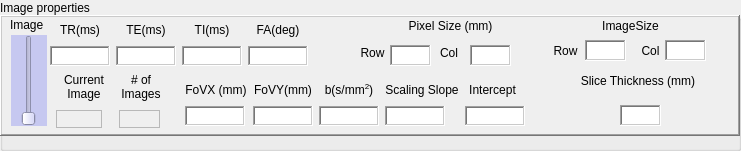
    <widget class="QGroupBox" name="imageBox">
     <property name="geometry">
      <rect>
       <x>10</x>
       <y>325</y>
       <width>741</width>
       <height>151</height>
      </rect>
     </property>
     <property name="title">
      <string>Image properties</string>
     </property>
     <widget class="QFrame" name="frmImageParameters">
      <property name="geometry">
       <rect>
        <x>0</x>
        <y>15</y>
        <width>740</width>
        <height>121</height>
       </rect>
      </property>
      <property name="autoFillBackground">
       <bool>true</bool>
      </property>
      <property name="frameShape">
       <enum>QFrame::WinPanel</enum>
      </property>
      <property name="frameShadow">
       <enum>QFrame::Raised</enum>
      </property>
      <widget class="QSlider" name="vsImage">
       <property name="geometry">
        <rect>
         <x>11</x>
         <y>20</y>
         <width>36</width>
         <height>91</height>
        </rect>
       </property>
       <property name="palette">
        <palette>
         <active>
          <colorrole role="WindowText">
           <brush brushstyle="SolidPattern">
            <color alpha="255">
             <red>0</red>
             <green>0</green>
             <blue>0</blue>
            </color>
           </brush>
          </colorrole>
          <colorrole role="Button">
           <brush brushstyle="SolidPattern">
            <color alpha="255">
             <red>198</red>
             <green>200</green>
             <blue>240</blue>
            </color>
           </brush>
          </colorrole>
          <colorrole role="Light">
           <brush brushstyle="SolidPattern">
            <color alpha="255">
             <red>255</red>
             <green>255</green>
             <blue>255</blue>
            </color>
           </brush>
          </colorrole>
          <colorrole role="Midlight">
           <brush brushstyle="SolidPattern">
            <color alpha="255">
             <red>226</red>
             <green>227</green>
             <blue>247</blue>
            </color>
           </brush>
          </colorrole>
          <colorrole role="Dark">
           <brush brushstyle="SolidPattern">
            <color alpha="255">
             <red>99</red>
             <green>100</green>
             <blue>120</blue>
            </color>
           </brush>
          </colorrole>
          <colorrole role="Mid">
           <brush brushstyle="SolidPattern">
            <color alpha="255">
             <red>132</red>
             <green>133</green>
             <blue>160</blue>
            </color>
           </brush>
          </colorrole>
          <colorrole role="Text">
           <brush brushstyle="SolidPattern">
            <color alpha="255">
             <red>0</red>
             <green>0</green>
             <blue>0</blue>
            </color>
           </brush>
          </colorrole>
          <colorrole role="BrightText">
           <brush brushstyle="SolidPattern">
            <color alpha="255">
             <red>255</red>
             <green>255</green>
             <blue>255</blue>
            </color>
           </brush>
          </colorrole>
          <colorrole role="ButtonText">
           <brush brushstyle="SolidPattern">
            <color alpha="255">
             <red>0</red>
             <green>0</green>
             <blue>0</blue>
            </color>
           </brush>
          </colorrole>
          <colorrole role="Base">
           <brush brushstyle="SolidPattern">
            <color alpha="255">
             <red>255</red>
             <green>255</green>
             <blue>255</blue>
            </color>
           </brush>
          </colorrole>
          <colorrole role="Window">
           <brush brushstyle="SolidPattern">
            <color alpha="255">
             <red>198</red>
             <green>200</green>
             <blue>240</blue>
            </color>
           </brush>
          </colorrole>
          <colorrole role="Shadow">
           <brush brushstyle="SolidPattern">
            <color alpha="255">
             <red>0</red>
             <green>0</green>
             <blue>0</blue>
            </color>
           </brush>
          </colorrole>
          <colorrole role="AlternateBase">
           <brush brushstyle="SolidPattern">
            <color alpha="255">
             <red>226</red>
             <green>227</green>
             <blue>247</blue>
            </color>
           </brush>
          </colorrole>
          <colorrole role="ToolTipBase">
           <brush brushstyle="SolidPattern">
            <color alpha="255">
             <red>255</red>
             <green>255</green>
             <blue>220</blue>
            </color>
           </brush>
          </colorrole>
          <colorrole role="ToolTipText">
           <brush brushstyle="SolidPattern">
            <color alpha="255">
             <red>0</red>
             <green>0</green>
             <blue>0</blue>
            </color>
           </brush>
          </colorrole>
         </active>
         <inactive>
          <colorrole role="WindowText">
           <brush brushstyle="SolidPattern">
            <color alpha="255">
             <red>0</red>
             <green>0</green>
             <blue>0</blue>
            </color>
           </brush>
          </colorrole>
          <colorrole role="Button">
           <brush brushstyle="SolidPattern">
            <color alpha="255">
             <red>198</red>
             <green>200</green>
             <blue>240</blue>
            </color>
           </brush>
          </colorrole>
          <colorrole role="Light">
           <brush brushstyle="SolidPattern">
            <color alpha="255">
             <red>255</red>
             <green>255</green>
             <blue>255</blue>
            </color>
           </brush>
          </colorrole>
          <colorrole role="Midlight">
           <brush brushstyle="SolidPattern">
            <color alpha="255">
             <red>226</red>
             <green>227</green>
             <blue>247</blue>
            </color>
           </brush>
          </colorrole>
          <colorrole role="Dark">
           <brush brushstyle="SolidPattern">
            <color alpha="255">
             <red>99</red>
             <green>100</green>
             <blue>120</blue>
            </color>
           </brush>
          </colorrole>
          <colorrole role="Mid">
           <brush brushstyle="SolidPattern">
            <color alpha="255">
             <red>132</red>
             <green>133</green>
             <blue>160</blue>
            </color>
           </brush>
          </colorrole>
          <colorrole role="Text">
           <brush brushstyle="SolidPattern">
            <color alpha="255">
             <red>0</red>
             <green>0</green>
             <blue>0</blue>
            </color>
           </brush>
          </colorrole>
          <colorrole role="BrightText">
           <brush brushstyle="SolidPattern">
            <color alpha="255">
             <red>255</red>
             <green>255</green>
             <blue>255</blue>
            </color>
           </brush>
          </colorrole>
          <colorrole role="ButtonText">
           <brush brushstyle="SolidPattern">
            <color alpha="255">
             <red>0</red>
             <green>0</green>
             <blue>0</blue>
            </color>
           </brush>
          </colorrole>
          <colorrole role="Base">
           <brush brushstyle="SolidPattern">
            <color alpha="255">
             <red>255</red>
             <green>255</green>
             <blue>255</blue>
            </color>
           </brush>
          </colorrole>
          <colorrole role="Window">
           <brush brushstyle="SolidPattern">
            <color alpha="255">
             <red>198</red>
             <green>200</green>
             <blue>240</blue>
            </color>
           </brush>
          </colorrole>
          <colorrole role="Shadow">
           <brush brushstyle="SolidPattern">
            <color alpha="255">
             <red>0</red>
             <green>0</green>
             <blue>0</blue>
            </color>
           </brush>
          </colorrole>
          <colorrole role="AlternateBase">
           <brush brushstyle="SolidPattern">
            <color alpha="255">
             <red>226</red>
             <green>227</green>
             <blue>247</blue>
            </color>
           </brush>
          </colorrole>
          <colorrole role="ToolTipBase">
           <brush brushstyle="SolidPattern">
            <color alpha="255">
             <red>255</red>
             <green>255</green>
             <blue>220</blue>
            </color>
           </brush>
          </colorrole>
          <colorrole role="ToolTipText">
           <brush brushstyle="SolidPattern">
            <color alpha="255">
             <red>0</red>
             <green>0</green>
             <blue>0</blue>
            </color>
           </brush>
          </colorrole>
         </inactive>
         <disabled>
          <colorrole role="WindowText">
           <brush brushstyle="SolidPattern">
            <color alpha="255">
             <red>99</red>
             <green>100</green>
             <blue>120</blue>
            </color>
           </brush>
          </colorrole>
          <colorrole role="Button">
           <brush brushstyle="SolidPattern">
            <color alpha="255">
             <red>198</red>
             <green>200</green>
             <blue>240</blue>
            </color>
           </brush>
          </colorrole>
          <colorrole role="Light">
           <brush brushstyle="SolidPattern">
            <color alpha="255">
             <red>255</red>
             <green>255</green>
             <blue>255</blue>
            </color>
           </brush>
          </colorrole>
          <colorrole role="Midlight">
           <brush brushstyle="SolidPattern">
            <color alpha="255">
             <red>226</red>
             <green>227</green>
             <blue>247</blue>
            </color>
           </brush>
          </colorrole>
          <colorrole role="Dark">
           <brush brushstyle="SolidPattern">
            <color alpha="255">
             <red>99</red>
             <green>100</green>
             <blue>120</blue>
            </color>
           </brush>
          </colorrole>
          <colorrole role="Mid">
           <brush brushstyle="SolidPattern">
            <color alpha="255">
             <red>132</red>
             <green>133</green>
             <blue>160</blue>
            </color>
           </brush>
          </colorrole>
          <colorrole role="Text">
           <brush brushstyle="SolidPattern">
            <color alpha="255">
             <red>99</red>
             <green>100</green>
             <blue>120</blue>
            </color>
           </brush>
          </colorrole>
          <colorrole role="BrightText">
           <brush brushstyle="SolidPattern">
            <color alpha="255">
             <red>255</red>
             <green>255</green>
             <blue>255</blue>
            </color>
           </brush>
          </colorrole>
          <colorrole role="ButtonText">
           <brush brushstyle="SolidPattern">
            <color alpha="255">
             <red>99</red>
             <green>100</green>
             <blue>120</blue>
            </color>
           </brush>
          </colorrole>
          <colorrole role="Base">
           <brush brushstyle="SolidPattern">
            <color alpha="255">
             <red>198</red>
             <green>200</green>
             <blue>240</blue>
            </color>
           </brush>
          </colorrole>
          <colorrole role="Window">
           <brush brushstyle="SolidPattern">
            <color alpha="255">
             <red>198</red>
             <green>200</green>
             <blue>240</blue>
            </color>
           </brush>
          </colorrole>
          <colorrole role="Shadow">
           <brush brushstyle="SolidPattern">
            <color alpha="255">
             <red>0</red>
             <green>0</green>
             <blue>0</blue>
            </color>
           </brush>
          </colorrole>
          <colorrole role="AlternateBase">
           <brush brushstyle="SolidPattern">
            <color alpha="255">
             <red>198</red>
             <green>200</green>
             <blue>240</blue>
            </color>
           </brush>
          </colorrole>
          <colorrole role="ToolTipBase">
           <brush brushstyle="SolidPattern">
            <color alpha="255">
             <red>255</red>
             <green>255</green>
             <blue>220</blue>
            </color>
           </brush>
          </colorrole>
          <colorrole role="ToolTipText">
           <brush brushstyle="SolidPattern">
            <color alpha="255">
             <red>0</red>
             <green>0</green>
             <blue>0</blue>
            </color>
           </brush>
          </colorrole>
         </disabled>
        </palette>
       </property>
       <property name="autoFillBackground">
        <bool>true</bool>
       </property>
       <property name="minimum">
        <number>1</number>
       </property>
       <property name="pageStep">
        <number>1</number>
       </property>
       <property name="orientation">
        <enum>Qt::Vertical</enum>
       </property>
       <property name="invertedAppearance">
        <bool>false</bool>
       </property>
       <property name="tickPosition">
        <enum>QSlider::NoTicks</enum>
       </property>
      </widget>
      <widget class="QTextEdit" name="lblSliceThickness">
       <property name="geometry">
        <rect>
         <x>620</x>
         <y>90</y>
         <width>41</width>
         <height>21</height>
        </rect>
       </property>
       <property name="frameShape">
        <enum>QFrame::WinPanel</enum>
       </property>
       <property name="verticalScrollBarPolicy">
        <enum>Qt::ScrollBarAlwaysOff</enum>
       </property>
      </widget>
      <widget class="QTextEdit" name="lblColumns">
       <property name="enabled">
        <bool>true</bool>
       </property>
       <property name="geometry">
        <rect>
         <x>665</x>
         <y>25</y>
         <width>41</width>
         <height>21</height>
        </rect>
       </property>
       <property name="frameShape">
        <enum>QFrame::WinPanel</enum>
       </property>
       <property name="verticalScrollBarPolicy">
        <enum>Qt::ScrollBarAlwaysOff</enum>
       </property>
      </widget>
      <widget class="QLabel" name="label_13">
       <property name="geometry">
        <rect>
         <x>580</x>
         <y>50</y>
         <width>116</width>
         <height>32</height>
        </rect>
       </property>
       <property name="text">
        <string>Slice Thickness (mm)</string>
       </property>
       <property name="alignment">
        <set>Qt::AlignCenter</set>
       </property>
       <property name="wordWrap">
        <bool>true</bool>
       </property>
      </widget>
      <widget class="QTextEdit" name="lblRows">
       <property name="enabled">
        <bool>true</bool>
       </property>
       <property name="geometry">
        <rect>
         <x>585</x>
         <y>25</y>
         <width>41</width>
         <height>21</height>
        </rect>
       </property>
       <property name="frameShape">
        <enum>QFrame::WinPanel</enum>
       </property>
       <property name="verticalScrollBarPolicy">
        <enum>Qt::ScrollBarAlwaysOff</enum>
       </property>
      </widget>
      <widget class="QLabel" name="label_18">
       <property name="geometry">
        <rect>
         <x>595</x>
         <y>0</y>
         <width>71</width>
         <height>21</height>
        </rect>
       </property>
       <property name="text">
        <string>ImageSize</string>
       </property>
       <property name="alignment">
        <set>Qt::AlignCenter</set>
       </property>
       <property name="wordWrap">
        <bool>true</bool>
       </property>
      </widget>
      <widget class="QLabel" name="label_21">
       <property name="geometry">
        <rect>
         <x>635</x>
         <y>25</y>
         <width>31</width>
         <height>21</height>
        </rect>
       </property>
       <property name="text">
        <string>Col</string>
       </property>
       <property name="alignment">
        <set>Qt::AlignCenter</set>
       </property>
       <property name="wordWrap">
        <bool>true</bool>
       </property>
      </widget>
      <widget class="QLabel" name="label_24">
       <property name="geometry">
        <rect>
         <x>550</x>
         <y>25</y>
         <width>31</width>
         <height>21</height>
        </rect>
       </property>
       <property name="text">
        <string>Row</string>
       </property>
       <property name="alignment">
        <set>Qt::AlignCenter</set>
       </property>
       <property name="wordWrap">
        <bool>true</bool>
       </property>
      </widget>
      <widget class="QLabel" name="label_20">
       <property name="geometry">
        <rect>
         <x>10</x>
         <y>0</y>
         <width>43</width>
         <height>19</height>
        </rect>
       </property>
       <property name="layoutDirection">
        <enum>Qt::LeftToRight</enum>
       </property>
       <property name="text">
        <string>Image</string>
       </property>
      </widget>
      <widget class="QLabel" name="label_23">
       <property name="geometry">
        <rect>
         <x>400</x>
         <y>0</y>
         <width>101</width>
         <height>21</height>
        </rect>
       </property>
       <property name="text">
        <string>Pixel Size (mm)</string>
       </property>
       <property name="alignment">
        <set>Qt::AlignCenter</set>
       </property>
      </widget>
      <widget class="QLabel" name="label_17">
       <property name="geometry">
        <rect>
         <x>360</x>
         <y>30</y>
         <width>25</width>
         <height>16</height>
        </rect>
       </property>
       <property name="text">
        <string>Row</string>
       </property>
       <property name="alignment">
        <set>Qt::AlignCenter</set>
       </property>
       <property name="wordWrap">
        <bool>true</bool>
       </property>
      </widget>
      <widget class="QTextEdit" name="lblPixelSpacingRow">
       <property name="enabled">
        <bool>true</bool>
       </property>
       <property name="geometry">
        <rect>
         <x>390</x>
         <y>30</y>
         <width>41</width>
         <height>21</height>
        </rect>
       </property>
       <property name="frameShape">
        <enum>QFrame::WinPanel</enum>
       </property>
       <property name="verticalScrollBarPolicy">
        <enum>Qt::ScrollBarAlwaysOff</enum>
       </property>
      </widget>
      <widget class="QLabel" name="label_22">
       <property name="geometry">
        <rect>
         <x>440</x>
         <y>30</y>
         <width>18</width>
         <height>16</height>
        </rect>
       </property>
       <property name="text">
        <string>Col</string>
       </property>
       <property name="alignment">
        <set>Qt::AlignCenter</set>
       </property>
       <property name="wordWrap">
        <bool>true</bool>
       </property>
      </widget>
      <widget class="QTextEdit" name="lblPixelSpacingCol">
       <property name="enabled">
        <bool>true</bool>
       </property>
       <property name="geometry">
        <rect>
         <x>470</x>
         <y>30</y>
         <width>41</width>
         <height>21</height>
        </rect>
       </property>
       <property name="frameShape">
        <enum>QFrame::WinPanel</enum>
       </property>
       <property name="verticalScrollBarPolicy">
        <enum>Qt::ScrollBarAlwaysOff</enum>
       </property>
      </widget>
      <widget class="QLabel" name="lblnImages">
       <property name="geometry">
        <rect>
         <x>119</x>
         <y>95</y>
         <width>41</width>
         <height>18</height>
        </rect>
       </property>
       <property name="frameShape">
        <enum>QFrame::StyledPanel</enum>
       </property>
       <property name="text">
        <string/>
       </property>
      </widget>
      <widget class="QLabel" name="label_10">
       <property name="geometry">
        <rect>
         <x>56</x>
         <y>56</y>
         <width>56</width>
         <height>32</height>
        </rect>
       </property>
       <property name="text">
        <string>Current Image</string>
       </property>
       <property name="alignment">
        <set>Qt::AlignCenter</set>
       </property>
       <property name="wordWrap">
        <bool>true</bool>
       </property>
      </widget>
      <widget class="QLabel" name="lblCurrentImage">
       <property name="geometry">
        <rect>
         <x>56</x>
         <y>95</y>
         <width>46</width>
         <height>18</height>
        </rect>
       </property>
       <property name="frameShape">
        <enum>QFrame::StyledPanel</enum>
       </property>
       <property name="text">
        <string/>
       </property>
      </widget>
      <widget class="QLabel" name="label_11">
       <property name="geometry">
        <rect>
         <x>119</x>
         <y>56</y>
         <width>44</width>
         <height>32</height>
        </rect>
       </property>
       <property name="text">
        <string># of Images</string>
       </property>
       <property name="alignment">
        <set>Qt::AlignCenter</set>
       </property>
       <property name="wordWrap">
        <bool>true</bool>
       </property>
      </widget>
      <widget class="QWidget" name="layoutWidget">
       <property name="geometry">
        <rect>
         <x>50</x>
         <y>5</y>
         <width>312</width>
         <height>46</height>
        </rect>
       </property>
       <layout class="QGridLayout" name="gridLayout_2">
        <property name="sizeConstraint">
         <enum>QLayout::SetMaximumSize</enum>
        </property>
        <item row="0" column="2">
         <widget class="QLabel" name="label_12">
          <property name="text">
           <string>TI(ms)</string>
          </property>
          <property name="alignment">
           <set>Qt::AlignCenter</set>
          </property>
         </widget>
        </item>
        <item row="0" column="0">
         <widget class="QLabel" name="label_15">
          <property name="text">
           <string>TR(ms)</string>
          </property>
          <property name="alignment">
           <set>Qt::AlignCenter</set>
          </property>
         </widget>
        </item>
        <item row="0" column="1">
         <widget class="QLabel" name="label_16">
          <property name="text">
           <string>TE(ms)</string>
          </property>
          <property name="alignment">
           <set>Qt::AlignCenter</set>
          </property>
          <property name="wordWrap">
           <bool>true</bool>
          </property>
         </widget>
        </item>
        <item row="1" column="0">
         <widget class="QTextEdit" name="lblTR">
          <property name="maximumSize">
           <size>
            <width>60</width>
            <height>20</height>
           </size>
          </property>
          <property name="frameShape">
           <enum>QFrame::WinPanel</enum>
          </property>
          <property name="verticalScrollBarPolicy">
           <enum>Qt::ScrollBarAlwaysOff</enum>
          </property>
         </widget>
        </item>
        <item row="0" column="3">
         <widget class="QLabel" name="label_19">
          <property name="text">
           <string>FA(deg)</string>
          </property>
          <property name="alignment">
           <set>Qt::AlignCenter</set>
          </property>
         </widget>
        </item>
        <item row="1" column="2">
         <widget class="QTextEdit" name="lblTI">
          <property name="maximumSize">
           <size>
            <width>60</width>
            <height>20</height>
           </size>
          </property>
          <property name="frameShape">
           <enum>QFrame::WinPanel</enum>
          </property>
          <property name="verticalScrollBarPolicy">
           <enum>Qt::ScrollBarAlwaysOff</enum>
          </property>
         </widget>
        </item>
        <item row="1" column="1">
         <widget class="QTextEdit" name="lblTE">
          <property name="maximumSize">
           <size>
            <width>60</width>
            <height>20</height>
           </size>
          </property>
          <property name="frameShape">
           <enum>QFrame::WinPanel</enum>
          </property>
          <property name="verticalScrollBarPolicy">
           <enum>Qt::ScrollBarAlwaysOff</enum>
          </property>
         </widget>
        </item>
        <item row="1" column="3">
         <widget class="QTextEdit" name="lblFA">
          <property name="maximumSize">
           <size>
            <width>60</width>
            <height>20</height>
           </size>
          </property>
          <property name="frameShape">
           <enum>QFrame::WinPanel</enum>
          </property>
          <property name="verticalScrollBarPolicy">
           <enum>Qt::ScrollBarAlwaysOff</enum>
          </property>
         </widget>
        </item>
       </layout>
      </widget>
      <widget class="QWidget" name="layoutWidget">
       <property name="geometry">
        <rect>
         <x>185</x>
         <y>65</y>
         <width>396</width>
         <height>46</height>
        </rect>
       </property>
       <layout class="QGridLayout" name="gridLayout_3">
        <item row="0" column="0">
         <widget class="QLabel" name="label_33">
          <property name="text">
           <string>FoVX (mm)</string>
          </property>
          <property name="alignment">
           <set>Qt::AlignCenter</set>
          </property>
          <property name="wordWrap">
           <bool>true</bool>
          </property>
         </widget>
        </item>
        <item row="0" column="2">
         <widget class="QLabel" name="label_25">
          <property name="text">
           <string>&lt;html&gt;&lt;head/&gt;&lt;body&gt;&lt;p&gt;b(s/mm&lt;span style=&quot; vertical-align:super;&quot;&gt;2&lt;/span&gt;)&lt;/p&gt;&lt;/body&gt;&lt;/html&gt;</string>
          </property>
          <property name="alignment">
           <set>Qt::AlignCenter</set>
          </property>
          <property name="wordWrap">
           <bool>true</bool>
          </property>
         </widget>
        </item>
        <item row="0" column="1">
         <widget class="QLabel" name="label_32">
          <property name="text">
           <string>FoVY(mm)</string>
          </property>
          <property name="alignment">
           <set>Qt::AlignCenter</set>
          </property>
          <property name="wordWrap">
           <bool>true</bool>
          </property>
         </widget>
        </item>
        <item row="1" column="0">
         <widget class="QTextEdit" name="lblFoVX">
          <property name="maximumSize">
           <size>
            <width>60</width>
            <height>20</height>
           </size>
          </property>
          <property name="frameShape">
           <enum>QFrame::WinPanel</enum>
          </property>
          <property name="verticalScrollBarPolicy">
           <enum>Qt::ScrollBarAlwaysOff</enum>
          </property>
         </widget>
        </item>
        <item row="1" column="1">
         <widget class="QTextEdit" name="lblFoVY">
          <property name="maximumSize">
           <size>
            <width>60</width>
            <height>20</height>
           </size>
          </property>
          <property name="frameShape">
           <enum>QFrame::WinPanel</enum>
          </property>
          <property name="verticalScrollBarPolicy">
           <enum>Qt::ScrollBarAlwaysOff</enum>
          </property>
         </widget>
        </item>
        <item row="1" column="2">
         <widget class="QTextEdit" name="lblbValue">
          <property name="maximumSize">
           <size>
            <width>60</width>
            <height>20</height>
           </size>
          </property>
          <property name="frameShape">
           <enum>QFrame::WinPanel</enum>
          </property>
          <property name="verticalScrollBarPolicy">
           <enum>Qt::ScrollBarAlwaysOff</enum>
          </property>
         </widget>
        </item>
        <item row="1" column="3">
         <widget class="QTextEdit" name="lblScaleSlope">
          <property name="maximumSize">
           <size>
            <width>60</width>
            <height>20</height>
           </size>
          </property>
          <property name="font">
           <font>
            <family>Arial</family>
           </font>
          </property>
          <property name="frameShape">
           <enum>QFrame::WinPanel</enum>
          </property>
          <property name="verticalScrollBarPolicy">
           <enum>Qt::ScrollBarAlwaysOff</enum>
          </property>
         </widget>
        </item>
        <item row="1" column="4" colspan="2">
         <widget class="QTextEdit" name="lblScaleIntercept">
          <property name="maximumSize">
           <size>
            <width>60</width>
            <height>20</height>
           </size>
          </property>
          <property name="font">
           <font>
            <family>Arial</family>
           </font>
          </property>
          <property name="frameShape">
           <enum>QFrame::WinPanel</enum>
          </property>
          <property name="verticalScrollBarPolicy">
           <enum>Qt::ScrollBarAlwaysOff</enum>
          </property>
         </widget>
        </item>
        <item row="0" column="3">
         <widget class="QLabel" name="label_51">
          <property name="text">
           <string>Scaling Slope</string>
          </property>
          <property name="alignment">
           <set>Qt::AlignCenter</set>
          </property>
          <property name="wordWrap">
           <bool>true</bool>
          </property>
         </widget>
        </item>
        <item row="0" column="4">
         <widget class="QLabel" name="label_50">
          <property name="text">
           <string>Intercept</string>
          </property>
          <property name="alignment">
           <set>Qt::AlignCenter</set>
          </property>
          <property name="wordWrap">
           <bool>true</bool>
          </property>
         </widget>
        </item>
       </layout>
      </widget>
      <zorder>layoutWidget</zorder>
      <zorder>layoutWidget</zorder>
      <zorder>label_23</zorder>
      <zorder>label_17</zorder>
      <zorder>lblPixelSpacingRow</zorder>
      <zorder>label_22</zorder>
      <zorder>lblPixelSpacingCol</zorder>
      <zorder>lblnImages</zorder>
      <zorder>label_10</zorder>
      <zorder>lblCurrentImage</zorder>
      <zorder>label_11</zorder>
      <zorder>vsImage</zorder>
      <zorder>lblSliceThickness</zorder>
      <zorder>lblColumns</zorder>
      <zorder>label_13</zorder>
      <zorder>lblRows</zorder>
      <zorder>label_18</zorder>
      <zorder>label_21</zorder>
      <zorder>label_24</zorder>
      <zorder>label_20</zorder>
     </widget>
    </widget>
